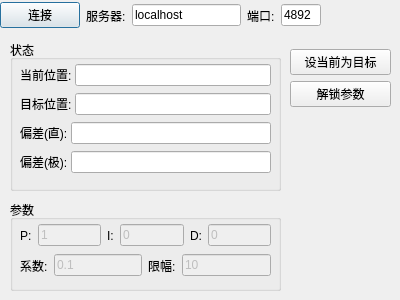
<?xml version="1.0" encoding="UTF-8"?>
<ui version="4.0">
 <class>DialogCameraControl</class>
 <widget class="QDialog" name="DialogCameraControl">
  <property name="geometry">
   <rect>
    <x>0</x>
    <y>0</y>
    <width>400</width>
    <height>300</height>
   </rect>
  </property>
  <property name="windowTitle">
   <string>摄像头控制定点</string>
  </property>
  <widget class="QWidget" name="horizontalLayoutWidget">
   <property name="geometry">
    <rect>
     <x>0</x>
     <y>0</y>
     <width>321</width>
     <height>31</height>
    </rect>
   </property>
   <layout class="QHBoxLayout" name="horizontalLayout">
    <item>
     <widget class="QPushButton" name="btConnect">
      <property name="text">
       <string>连接</string>
      </property>
     </widget>
    </item>
    <item>
     <widget class="QLabel" name="label">
      <property name="text">
       <string>服务器:</string>
      </property>
     </widget>
    </item>
    <item>
     <widget class="QLineEdit" name="leServer">
      <property name="text">
       <string>localhost</string>
      </property>
     </widget>
    </item>
    <item>
     <widget class="QLabel" name="label_2">
      <property name="text">
       <string>端口:</string>
      </property>
     </widget>
    </item>
    <item>
     <widget class="QLineEdit" name="lePort">
      <property name="maximumSize">
       <size>
        <width>40</width>
        <height>16777215</height>
       </size>
      </property>
      <property name="text">
       <string>4892</string>
      </property>
     </widget>
    </item>
   </layout>
  </widget>
  <widget class="QGroupBox" name="groupBox">
   <property name="geometry">
    <rect>
     <x>10</x>
     <y>40</y>
     <width>271</width>
     <height>151</height>
    </rect>
   </property>
   <property name="title">
    <string>状态</string>
   </property>
   <widget class="QWidget" name="verticalLayoutWidget">
    <property name="geometry">
     <rect>
      <x>10</x>
      <y>20</y>
      <width>251</width>
      <height>121</height>
     </rect>
    </property>
    <layout class="QVBoxLayout" name="verticalLayout">
     <property name="spacing">
      <number>3</number>
     </property>
     <item>
      <layout class="QHBoxLayout" name="horizontalLayout_2">
       <item>
        <widget class="QLabel" name="label_3">
         <property name="text">
          <string>当前位置:</string>
         </property>
        </widget>
       </item>
       <item>
        <widget class="QLineEdit" name="leCurrentPosition">
         <property name="readOnly">
          <bool>true</bool>
         </property>
        </widget>
       </item>
      </layout>
     </item>
     <item>
      <layout class="QHBoxLayout" name="horizontalLayout_3">
       <item>
        <widget class="QLabel" name="label_4">
         <property name="text">
          <string>目标位置:</string>
         </property>
        </widget>
       </item>
       <item>
        <widget class="QLineEdit" name="leTargetPosition">
         <property name="readOnly">
          <bool>true</bool>
         </property>
        </widget>
       </item>
      </layout>
     </item>
     <item>
      <layout class="QHBoxLayout" name="horizontalLayout_4">
       <item>
        <widget class="QLabel" name="label_5">
         <property name="text">
          <string>偏差(直):</string>
         </property>
        </widget>
       </item>
       <item>
        <widget class="QLineEdit" name="leDeviationXy">
         <property name="readOnly">
          <bool>true</bool>
         </property>
        </widget>
       </item>
      </layout>
     </item>
     <item>
      <layout class="QHBoxLayout" name="horizontalLayout_5">
       <item>
        <widget class="QLabel" name="label_6">
         <property name="text">
          <string>偏差(极):</string>
         </property>
        </widget>
       </item>
       <item>
        <widget class="QLineEdit" name="leDeviationPole">
         <property name="readOnly">
          <bool>true</bool>
         </property>
        </widget>
       </item>
      </layout>
     </item>
    </layout>
   </widget>
  </widget>
  <widget class="QGroupBox" name="groupBox_2">
   <property name="geometry">
    <rect>
     <x>10</x>
     <y>200</y>
     <width>271</width>
     <height>91</height>
    </rect>
   </property>
   <property name="title">
    <string>参数</string>
   </property>
   <widget class="QWidget" name="horizontalLayoutWidget_2">
    <property name="geometry">
     <rect>
      <x>10</x>
      <y>20</y>
      <width>251</width>
      <height>31</height>
     </rect>
    </property>
    <layout class="QHBoxLayout" name="horizontalLayout_6">
     <item>
      <widget class="QLabel" name="label_7">
       <property name="text">
        <string>P:</string>
       </property>
      </widget>
     </item>
     <item>
      <widget class="QLineEdit" name="leP">
       <property name="enabled">
        <bool>false</bool>
       </property>
       <property name="text">
        <string>1</string>
       </property>
      </widget>
     </item>
     <item>
      <widget class="QLabel" name="label_8">
       <property name="text">
        <string>I:</string>
       </property>
      </widget>
     </item>
     <item>
      <widget class="QLineEdit" name="leI">
       <property name="enabled">
        <bool>false</bool>
       </property>
       <property name="text">
        <string>0</string>
       </property>
      </widget>
     </item>
     <item>
      <widget class="QLabel" name="label_9">
       <property name="text">
        <string>D:</string>
       </property>
      </widget>
     </item>
     <item>
      <widget class="QLineEdit" name="leD">
       <property name="enabled">
        <bool>false</bool>
       </property>
       <property name="text">
        <string>0</string>
       </property>
      </widget>
     </item>
    </layout>
   </widget>
   <widget class="QWidget" name="horizontalLayoutWidget_3">
    <property name="geometry">
     <rect>
      <x>10</x>
      <y>50</y>
      <width>251</width>
      <height>31</height>
     </rect>
    </property>
    <layout class="QHBoxLayout" name="horizontalLayout_7">
     <item>
      <widget class="QLabel" name="label_10">
       <property name="text">
        <string>系数:</string>
       </property>
      </widget>
     </item>
     <item>
      <widget class="QLineEdit" name="leScale">
       <property name="enabled">
        <bool>false</bool>
       </property>
       <property name="toolTip">
        <string>单位：度/像素</string>
       </property>
       <property name="text">
        <string>0.1</string>
       </property>
      </widget>
     </item>
     <item>
      <widget class="QLabel" name="label_11">
       <property name="text">
        <string>限幅:</string>
       </property>
      </widget>
     </item>
     <item>
      <widget class="QLineEdit" name="leClipping">
       <property name="enabled">
        <bool>false</bool>
       </property>
       <property name="toolTip">
        <string>单位：度</string>
       </property>
       <property name="text">
        <string>10</string>
       </property>
      </widget>
     </item>
    </layout>
   </widget>
  </widget>
  <widget class="QWidget" name="verticalLayoutWidget_2">
   <property name="geometry">
    <rect>
     <x>290</x>
     <y>49</y>
     <width>101</width>
     <height>241</height>
    </rect>
   </property>
   <layout class="QVBoxLayout" name="verticalLayout_2">
    <item>
     <widget class="QPushButton" name="btTargetAssignCurrent">
      <property name="text">
       <string>设当前为目标</string>
      </property>
     </widget>
    </item>
    <item>
     <widget class="QPushButton" name="btLockUnlockParam">
      <property name="text">
       <string>解锁参数</string>
      </property>
     </widget>
    </item>
    <item>
     <spacer name="verticalSpacer">
      <property name="orientation">
       <enum>Qt::Vertical</enum>
      </property>
      <property name="sizeHint" stdset="0">
       <size>
        <width>20</width>
        <height>40</height>
       </size>
      </property>
     </spacer>
    </item>
   </layout>
  </widget>
 </widget>
 <tabstops>
  <tabstop>btConnect</tabstop>
  <tabstop>leServer</tabstop>
  <tabstop>lePort</tabstop>
  <tabstop>btTargetAssignCurrent</tabstop>
  <tabstop>btLockUnlockParam</tabstop>
  <tabstop>leP</tabstop>
  <tabstop>leI</tabstop>
  <tabstop>leD</tabstop>
  <tabstop>leScale</tabstop>
  <tabstop>leClipping</tabstop>
  <tabstop>leCurrentPosition</tabstop>
  <tabstop>leTargetPosition</tabstop>
  <tabstop>leDeviationXy</tabstop>
  <tabstop>leDeviationPole</tabstop>
 </tabstops>
 <resources/>
 <connections/>
</ui>
